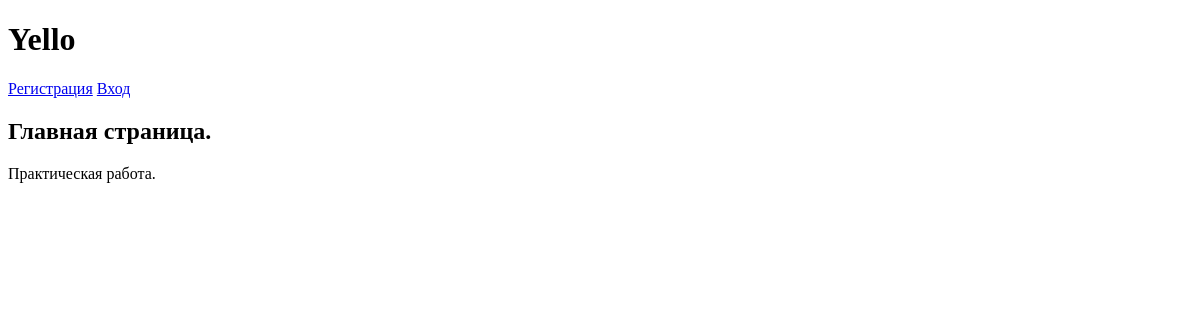
The app's page /, older data.
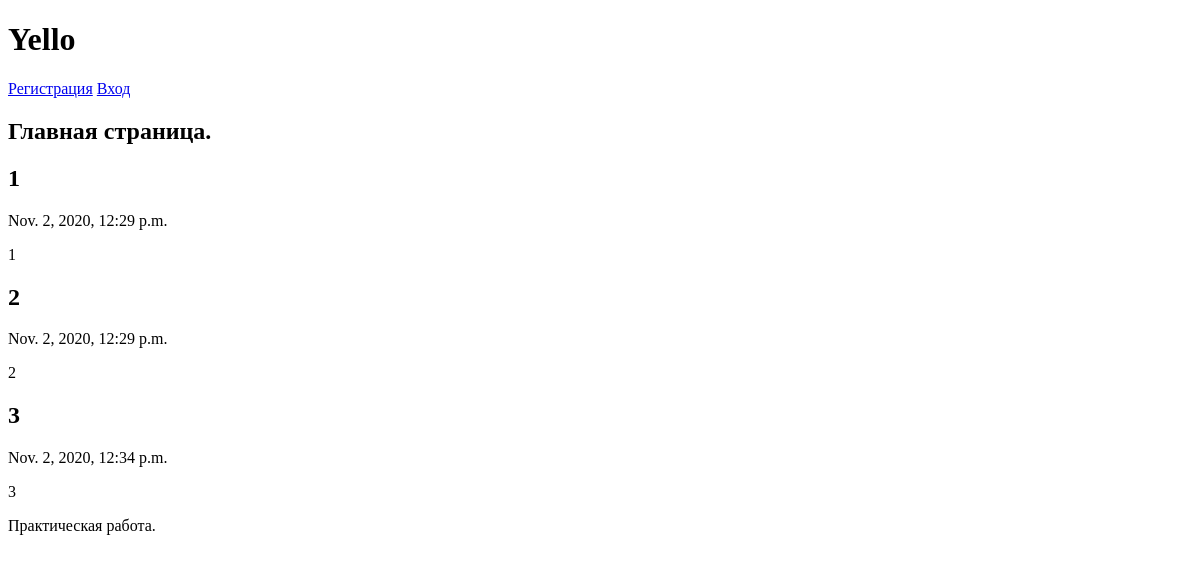
The same page, newer data.
### main/models.py (models this page shows, shortened)
class Question(models.Model):
	title = models.CharField(max_length=255, verbose_name="Название", default='')
	datetime = models.DateTimeField(auto_now_add=True, null=True, verbose_name='Дата публикации')
	text = models.CharField(max_length=255, verbose_name="Текст", default='')

### main/views.py (the view)
# urls.py: path('', views.index),
def index(request):
	que = Question.objects.all()[:10]
	context = {"questions": que}
	return render(request, 'main/index.html', context=context)

### main/templates/main/index.html
{% extends "layout/basic.html" %}
{% block content %}
	<article>
		<h2>Главная страница.</h2>
	</article>
	{% if questions %}
		{% for que in questions %}
			<article>
				<h2>{{ que.title }}</h2>
				<p>{{ que.datetime }}</p>
				<p>{{ que.text }}</p>
			</article>
		{% endfor %}
	{% endif %}
{% endblock %}

### main/templates/layout/basic.html (shortened to what this page needs)
{% load static %}
<!DOCTYPE html>
<html>
<head>
	<link rel="stylesheet" href="{% static 'main/style.css' %}">
</head>
<body>
	<div class="all">
		<feader>
			<h1>Yello</h1>
			{% if user.is_authenticated %}
				<div>
					<a href="#">Профиль</a>
					<div>
						<a href="#">Мои записи</a>
						<a href="#">Выйти</a>
					</div>
				</div>
			{% else %}
				<a href="#">Регистрация</a>
				<a href="{% url 'main:login' %}">Вход</a>
			{% endif %}
		</feader>
		<main>
			{% block content %}
			{% endblock %}
		</main>
		<footer>
			Практическая работа.
		</footer>
	</div>
</body>
</html>

Row changes from the older to the newer data that the page shows:
added Question: title "1", datetime "Nov. 2, 2020, 12:29 p.m.", text "1"
added Question: title "2", datetime "Nov. 2, 2020, 12:29 p.m.", text "2"
added Question: title "3", datetime "Nov. 2, 2020, 12:34 p.m.", text "3"
